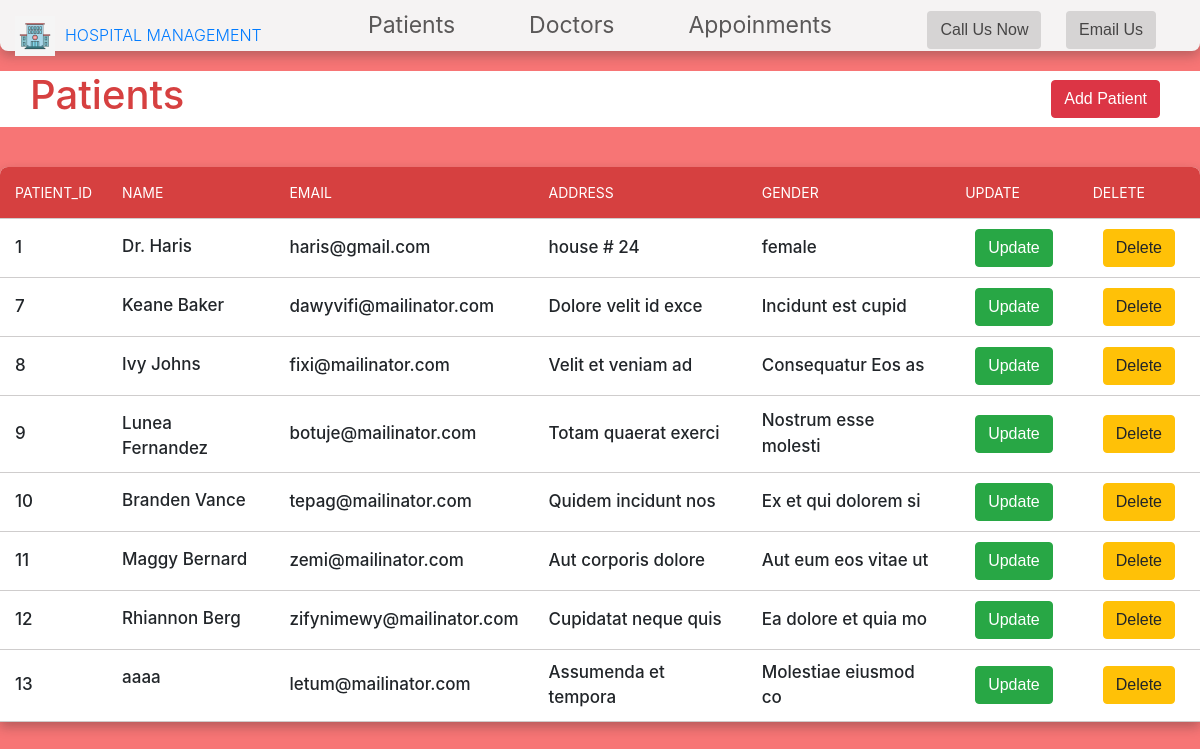
/patient/patient.php, run on the app's committed database.
### tables this page shows
CREATE TABLE `patients` (
  `id` int(100) NOT NULL,
  `name` varchar(255) NOT NULL,
  `email` varchar(255) NOT NULL,
  `address` varchar(255) NOT NULL,
  `gender` varchar(255) NOT NULL
);

### patient/patient.php (the view, shortened to what this page needs)
<!DOCTYPE html>
<html lang="en">
  <head>
  <link rel="stylesheet" href="../dashboard.html" />
  <link rel="stylesheet" href="../navbar.css" />
  <link rel="stylesheet" href="https://cdn.jsdelivr.net/npm/bootstrap@4.0.0/dist/css/bootstrap.min.css">
    <link rel="stylesheet" href="../css/patient.css" />
  </head>
  <body>
     <?php include("../db/dbconn.php") ?>
    <div class="back" >
      <header class="header" >
        <div class="left">
          <img src="../Images/HMS logo.jpg" alt="" />
                          <div>
                  <a href="../dashboard.php">
                    HOSPITAL MANAGEMENT
                  </a>
                </div>
        </div>
        <div class="mid" style="padding-top:0px">
          <ul class="navbar" >
            <li><a href="./patient.php">Patients</a></li>
            <li><a href="../doctor/doctor.php">Doctors</a></li>
            <li><a href="../appoinment/appoinment.php" >Appoinments</a></li>
          </ul>
        </div>
        <div class="right" style="padding-top:10px">
          <button class="btn">Call Us Now</button>
          <button class="btn">Email Us</button>
        </div>
      </header>
    </div>
    <div class="pat">
      <h1 class="patient">Patients </h1>
      <div>
        <button class="btn btn-danger" style="margin-top: 0px" data-bs-toggle="modal" data-bs-target="#exampleModal">Add Patient</button>
      </div>
    </div>
    <div class="tab">
      <table width="100%">
        <tr id="head">
          <th>Patient_ID</th>
          <th>Name</th>
          <th>Email</th>
          <th>Address</th>
          <th>Gender</th>
          <th>Update</th>
          <th>Delete</th>
        </tr>
        <tbody>
    <?php
    $query = "select * from patients";
    $result = mysqli_query($conn, $query);
    if (!$result) {
      echo "No patient found".mysqli_error($conn);
    }
    else{
      while($row = mysqli_fetch_array($result)){
        ?>
          <tr>
            <td class="no"><?php echo $row['id']; ?></td>
            <td class="name" style="margin-top: 5px"><?php echo $row['name']; ?></td>
            <td class="email"><?php echo $row['email']; ?></td>
            <td class="add"><?php echo $row['address']; ?></td>
            <td class="gender"><?php echo $row['gender']; ?></td>
          <td><a href="update_patient.php?id=<?php echo $row['id']; ?>" class="btn btn-success" style="margin-top: 0px">Update</a></td>
          <td><a href="delete_patient.php?id=<?php echo $row['id']; ?>" class="btn btn-warning" style="margin-top: 0px">Delete</a></td>
        </tr>
        <?php
      }
    }
    ?>
        </tbody>
      </table>
    </div>
  </body>
</html>

### navbar.css (style rules this page uses)
* { padding: 0px; margin: 0px; box-sizing: border-box; }
.back { background-color: rgb(245, 243, 243); width: 100%; height: px; margin-top: -20px; border-bottom-left-radius: 8px; border-bottom-right-radius: 8px; box-shadow: 0 5px 12px rgba(46, 46, 46, 0.3); }
.left { position: absolute; left: 15px; top: 36px; display: inline-block; line-height: 8px; font-size: 24px; }
.left img { width: 40px; height: 40px; margin-top: -20px; }
.left div { text-align: center; margin-left: 50px; margin-top: -25px; color: rgb(90, 88, 88); font-size: 16px; font-weight: 350; }
.mid { display: block; width: 43%; margin: 20px auto; }
.right { position: absolute; right: 34px; top: 26px; display: inline-block; }
.navbar { display: inline-block; margin-top: 10px; }
.navbar li { display: inline-block; font-size: 23px; }
.navbar li a { text-decoration: none; padding: 35px 10px; color: rgb(90, 88, 88); }
.btn { font-family: "Signika Negative", sans-serif; margin: 0px 10px; margin-top: -40px; color: rgb(70, 69, 69); background-color: rgb(214, 212, 212); padding: 4px 14px; border: 1px solid rgb(70, 69, 69); border-radius: 10px; font-size: 17px; cursor: pointer; }

### css/patient.css (style rules this page uses)
* { margin: 0; padding: 0; box-sizing: border-box; }
body { width: 100%; background-color: rgb(247, 117, 117); }
.pat { width: 100%; margin: 10px auto; background-color: white; display: flex; justify-content: space-between; align-items: center; padding: 0px 30px; }
.patient { color: rgb(214, 64, 64); font-size: 40px; }
.tab { width: 100%; margin: 40px auto; overflow: auto; background-color: white; border-top-left-radius: 8px; border-top-right-radius: 8px; box-shadow: 0 5px 12px rgba(32, 32, 32, 0.3); }
#head th { font-size: 14px; text-transform: uppercase; font-weight: 400; background-color: rgb(214, 64, 64); text-align: start; padding: 15px; color: white; }
tbody tr td { padding: 10px 15px; }
.tab .name { display: flex; justify-content: flex-start; text-align: start; align-items: center; }
table { border-collapse: collapse; }
tr { border-bottom: 1px solid rgb(207, 205, 205); font-size: 17px; font-weight: 550; }

### data on the page
patients: id "1", name "Dr. Haris", email "haris@gmail.com", address "house # 24", gender "female"
patients: id "7", name "Keane Baker", email "dawyvifi@mailinator.com", address "Dolore velit id exce", gender "Incidunt est cupid"
patients: id "8", name "Ivy Johns", email "fixi@mailinator.com", address "Velit et veniam ad", gender "Consequatur Eos as"
patients: id "9", name "Lunea Fernandez", email "botuje@mailinator.com", address "Totam quaerat exerci", gender "Nostrum esse molesti"
patients: id "10", name "Branden Vance", email "tepag@mailinator.com", address "Quidem incidunt nos", gender "Ex et qui dolorem si"
patients: id "11", name "Maggy Bernard", email "zemi@mailinator.com", address "Aut corporis dolore", gender "Aut eum eos vitae ut"
patients: id "12", name "Rhiannon Berg", email "zifynimewy@mailinator.com", address "Cupidatat neque quis", gender "Ea dolore et quia mo"
patients: id "13", name "aaaa", email "letum@mailinator.com", address "Assumenda et tempora", gender "Molestiae eiusmod co"
